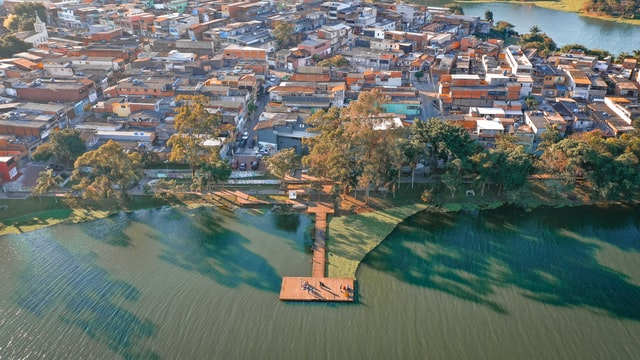
#> input picture images/img3.jpg, 640 x 360 px
$ python Extracting_RGB_from_image.py
#> lines starting #> are read from the running program, lines starting #| are printed output that depends on the picture
import cv2
import numpy as np

img = cv2.imread("images/img3.jpg")
#> img is the input picture: shape (360, 640, 3); mean B, G, R 106.3, 112.4, 105.3
cv2.imshow("Original Image", img)
cv2.waitKey(0)

B, G, R = cv2.split(img)
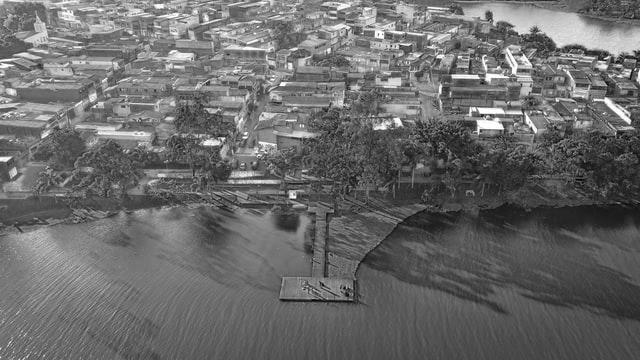
#> B: shape (360, 640); min 0, max 255, mean 106.3
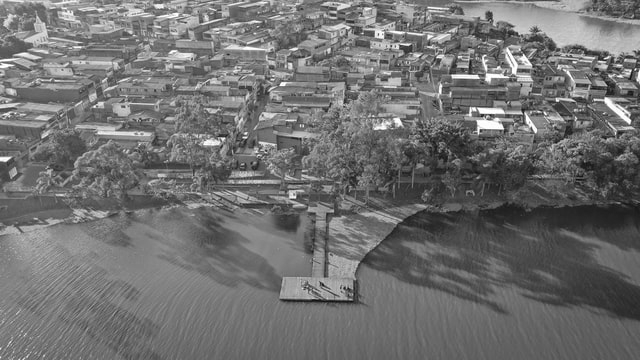
#> G: shape (360, 640); min 10, max 255, mean 112.4
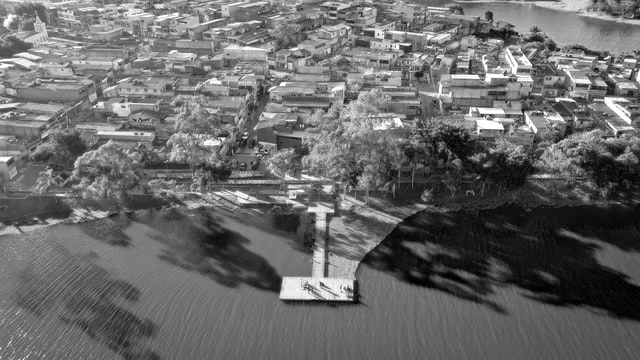
#> R: shape (360, 640); min 0, max 255, mean 105.3
zeros = np.zeros(img.shape[:2], dtype="uint8")

cv2.imshow("Red image", cv2.merge([zeros, zeros, R]))
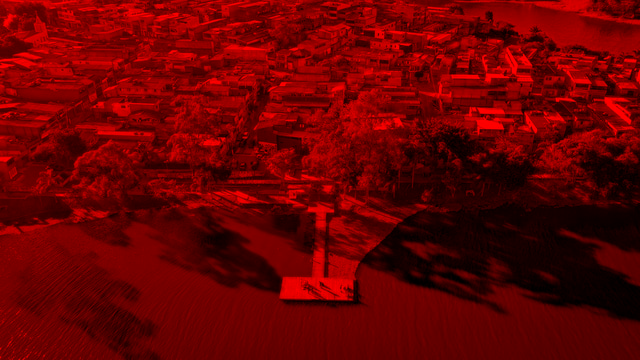
#> window 'Red image': shape (360, 640, 3); mean B, G, R 0, 0, 105.3
cv2.waitKey(0)

cv2.imshow("Green image", cv2.merge([zeros, G, zeros]))
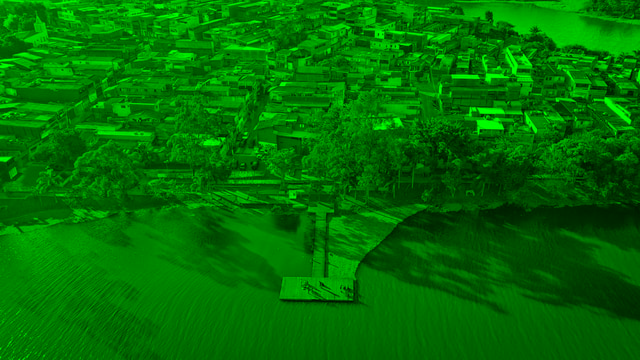
#> window 'Green image': shape (360, 640, 3); mean B, G, R 0, 112.4, 0
cv2.waitKey(0)

cv2.imshow("Blue image", cv2.merge([B, zeros, zeros]))
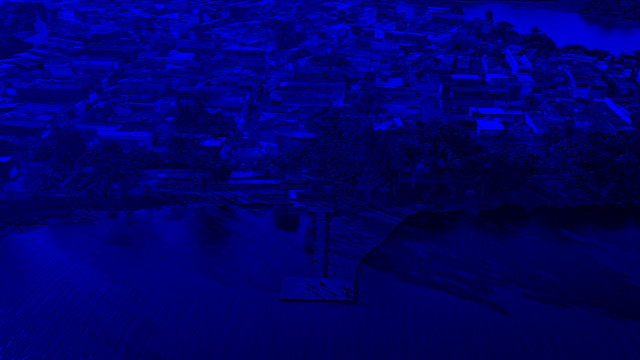
#> window 'Blue image': shape (360, 640, 3); mean B, G, R 106.3, 0, 0
cv2.waitKey(0)

cv2.destroyAllWindows()

$ run again, with images/img1.jpg copied over images/img3.jpg
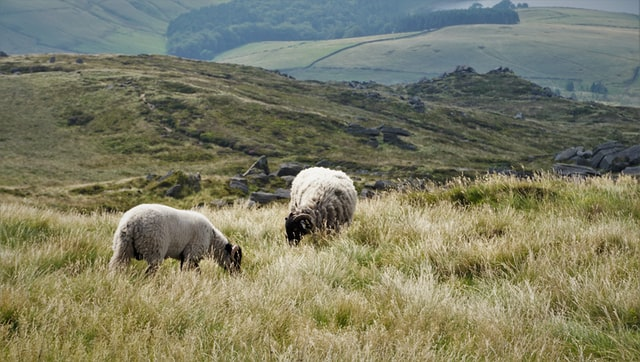
#> input picture images/img1.jpg, 640 x 362 px
#> img is the input picture: shape (362, 640, 3); mean B, G, R 99.7, 123.6, 123.6
#> `cv2.imshow("Green image", cv2.merge([zeros, G, zeros]))`:
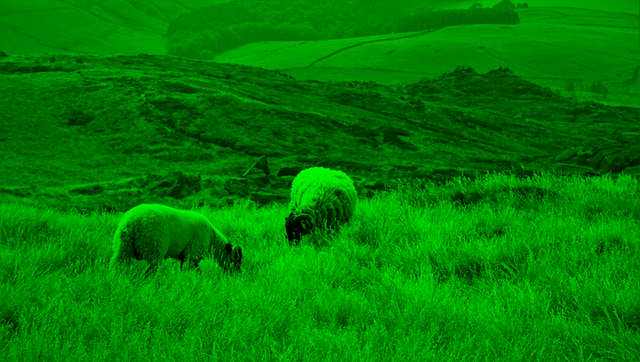
#> window 'Green image': shape (362, 640, 3); mean B, G, R 0, 123.6, 0
#> `cv2.imshow("Blue image", cv2.merge([B, zeros, zeros]))`:
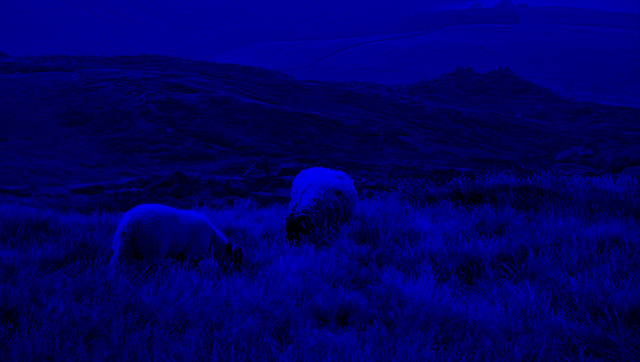
#> window 'Blue image': shape (362, 640, 3); mean B, G, R 99.7, 0, 0

$ run again, with images/img2.jpg copied over images/img3.jpg
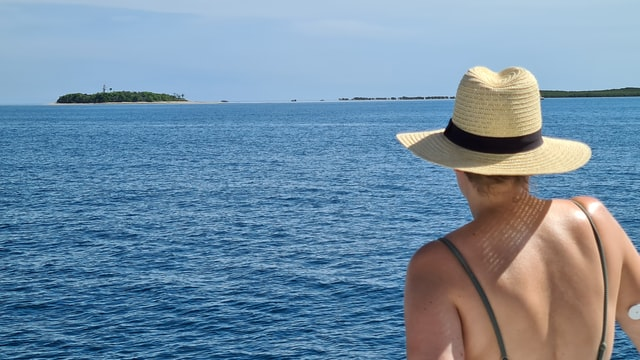
#> input picture images/img2.jpg, 640 x 360 px
#> img is the input picture: shape (360, 640, 3); mean B, G, R 164.3, 141.5, 114.4
#> `cv2.imshow("Green image", cv2.merge([zeros, G, zeros]))`:
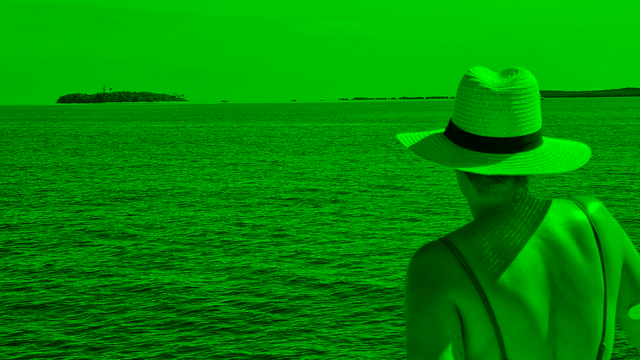
#> window 'Green image': shape (360, 640, 3); mean B, G, R 0, 141.5, 0
#> `cv2.imshow("Blue image", cv2.merge([B, zeros, zeros]))`:
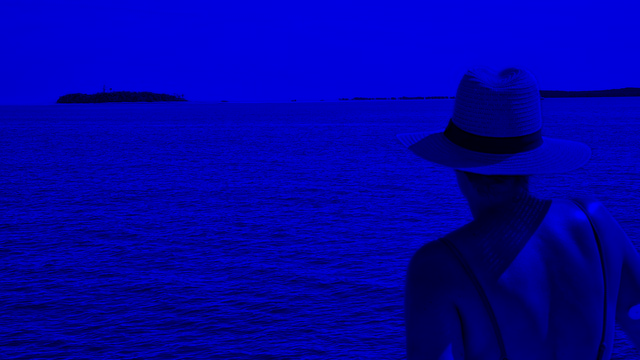
#> window 'Blue image': shape (360, 640, 3); mean B, G, R 164.3, 0, 0

$ run again, with images/img4.jpg copied over images/img3.jpg
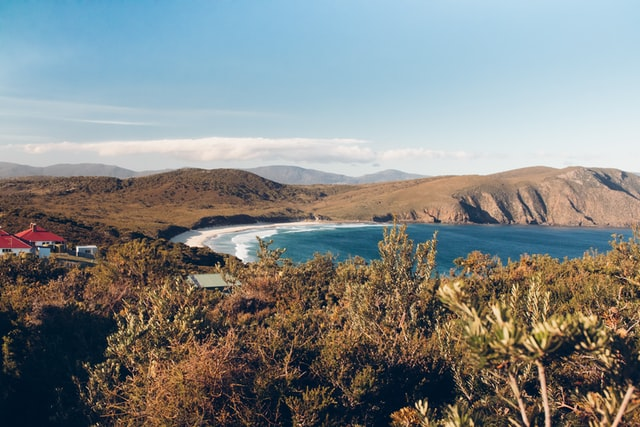
#> input picture images/img4.jpg, 640 x 427 px
#> img is the input picture: shape (427, 640, 3); mean B, G, R 132.4, 133.9, 130.2
#> `cv2.imshow("Green image", cv2.merge([zeros, G, zeros]))`:
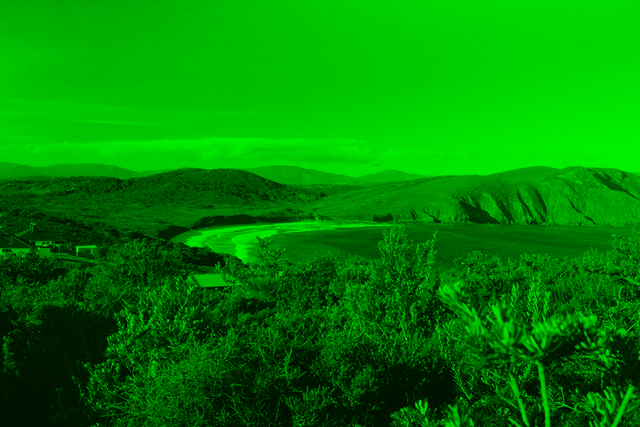
#> window 'Green image': shape (427, 640, 3); mean B, G, R 0, 133.9, 0
#> `cv2.imshow("Blue image", cv2.merge([B, zeros, zeros]))`:
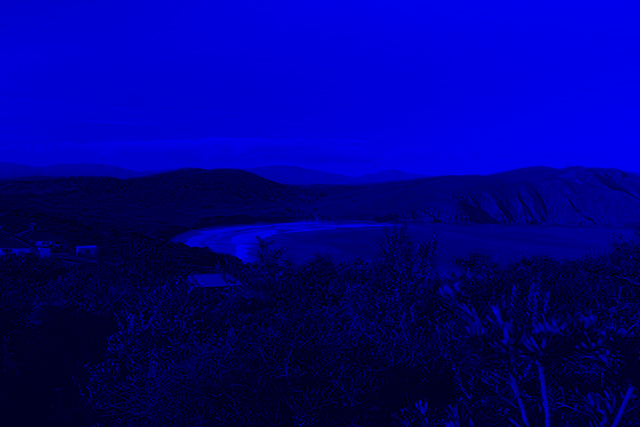
#> window 'Blue image': shape (427, 640, 3); mean B, G, R 132.4, 0, 0
